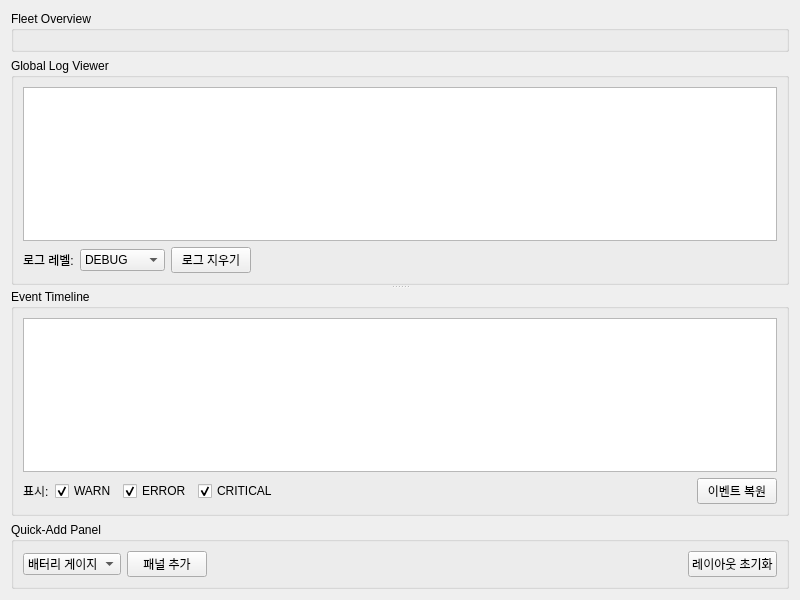
<?xml version="1.0" encoding="UTF-8"?>
<ui version="4.0">
 <class>Dashboard</class>
 <widget class="QWidget" name="Dashboard">
  <property name="geometry">
   <rect>
    <x>0</x>
    <y>0</y>
    <width>800</width>
    <height>600</height>
   </rect>
  </property>
  <property name="windowTitle">
   <string>대시보드</string>
  </property>
  <layout class="QVBoxLayout" name="verticalLayout">
   <item>
    <widget class="QGroupBox" name="groupBoxFleet">
     <property name="title">
      <string>Fleet Overview</string>
     </property>
     <layout class="QGridLayout" name="gridLayoutFleet"/>
    </widget>
   </item>
   <item>
    <widget class="QSplitter" name="splitter">
     <property name="orientation">
      <enum>Qt::Vertical</enum>
     </property>
     <widget class="QGroupBox" name="groupBoxLog">
      <property name="title">
       <string>Global Log Viewer</string>
      </property>
      <layout class="QVBoxLayout" name="verticalLayout_2">
       <item>
        <widget class="QPlainTextEdit" name="plainTextEditLog">
         <property name="readOnly">
          <bool>true</bool>
         </property>
        </widget>
       </item>
       <item>
        <layout class="QHBoxLayout" name="horizontalLayout">
         <item>
          <widget class="QLabel" name="label">
           <property name="text">
            <string>로그 레벨:</string>
           </property>
          </widget>
         </item>
         <item>
          <widget class="QComboBox" name="comboBoxLogLevel">
           <item>
            <property name="text">
             <string>DEBUG</string>
            </property>
           </item>
           <item>
            <property name="text">
             <string>INFO</string>
            </property>
           </item>
           <item>
            <property name="text">
             <string>WARN</string>
            </property>
           </item>
           <item>
            <property name="text">
             <string>ERROR</string>
            </property>
           </item>
           <item>
            <property name="text">
             <string>CRITICAL</string>
            </property>
           </item>
          </widget>
         </item>
         <item>
          <widget class="QPushButton" name="pushButtonClearLog">
           <property name="text">
            <string>로그 지우기</string>
           </property>
          </widget>
         </item>
         <item>
          <spacer name="horizontalSpacer">
           <property name="orientation">
            <enum>Qt::Horizontal</enum>
           </property>
           <property name="sizeHint" stdset="0">
            <size>
             <width>40</width>
             <height>20</height>
            </size>
           </property>
          </spacer>
         </item>
        </layout>
       </item>
      </layout>
     </widget>
     <widget class="QGroupBox" name="groupBoxTimeline">
      <property name="title">
       <string>Event Timeline</string>
      </property>
      <layout class="QVBoxLayout" name="verticalLayout_3">
       <item>
        <widget class="QListView" name="listViewTimeline"/>
       </item>
       <item>
        <layout class="QHBoxLayout" name="horizontalLayout_2">
         <item>
          <widget class="QLabel" name="label_2">
           <property name="text">
            <string>표시:</string>
           </property>
          </widget>
         </item>
         <item>
          <widget class="QCheckBox" name="checkBoxWarn">
           <property name="text">
            <string>WARN</string>
           </property>
           <property name="checked">
            <bool>true</bool>
           </property>
          </widget>
         </item>
         <item>
          <widget class="QCheckBox" name="checkBoxError">
           <property name="text">
            <string>ERROR</string>
           </property>
           <property name="checked">
            <bool>true</bool>
           </property>
          </widget>
         </item>
         <item>
          <widget class="QCheckBox" name="checkBoxCritical">
           <property name="text">
            <string>CRITICAL</string>
           </property>
           <property name="checked">
            <bool>true</bool>
           </property>
          </widget>
         </item>
         <item>
          <spacer name="horizontalSpacer_2">
           <property name="orientation">
            <enum>Qt::Horizontal</enum>
           </property>
           <property name="sizeHint" stdset="0">
            <size>
             <width>40</width>
             <height>20</height>
            </size>
           </property>
          </spacer>
         </item>
         <item>
          <widget class="QPushButton" name="pushButtonRestoreEvent">
           <property name="text">
            <string>이벤트 복원</string>
           </property>
          </widget>
         </item>
        </layout>
       </item>
      </layout>
     </widget>
    </widget>
   </item>
   <item>
    <widget class="QGroupBox" name="groupBoxQuickAdd">
     <property name="title">
      <string>Quick-Add Panel</string>
     </property>
     <layout class="QHBoxLayout" name="horizontalLayout_3">
      <item>
       <widget class="QComboBox" name="comboBoxPanelType">
        <item>
         <property name="text">
          <string>배터리 게이지</string>
         </property>
        </item>
        <item>
         <property name="text">
          <string>좌표 제어</string>
         </property>
        </item>
        <item>
         <property name="text">
          <string>조인트 티칭</string>
         </property>
        </item>
        <item>
         <property name="text">
          <string>맵 플래너</string>
         </property>
        </item>
       </widget>
      </item>
      <item>
       <widget class="QPushButton" name="pushButtonAddPanel">
        <property name="text">
         <string>패널 추가</string>
        </property>
       </widget>
      </item>
      <item>
       <spacer name="horizontalSpacer_3">
        <property name="orientation">
         <enum>Qt::Horizontal</enum>
        </property>
        <property name="sizeHint" stdset="0">
         <size>
          <width>40</width>
          <height>20</height>
         </size>
        </property>
       </spacer>
      </item>
      <item>
       <widget class="QPushButton" name="pushButtonResetLayout">
        <property name="text">
         <string>레이아웃 초기화</string>
        </property>
       </widget>
      </item>
     </layout>
    </widget>
   </item>
  </layout>
 </widget>
 <resources/>
 <connections/>
</ui> 
